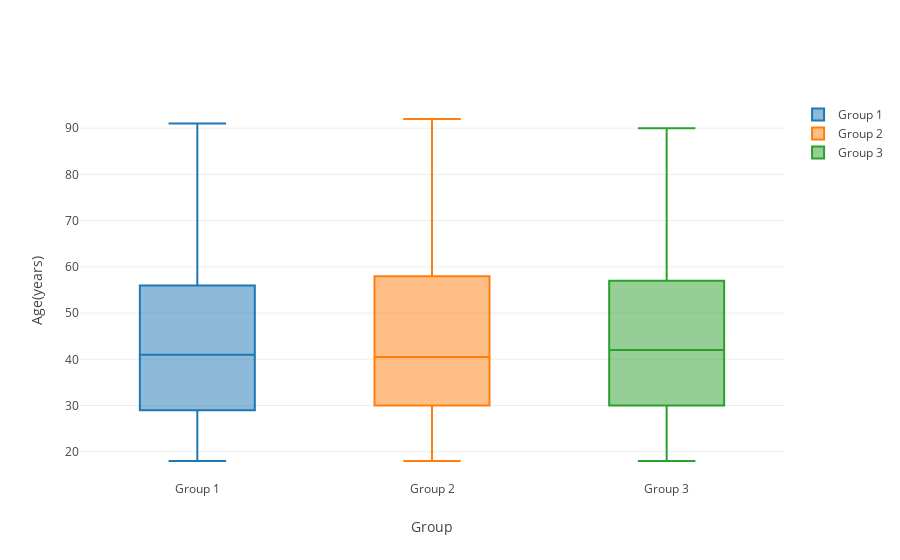

The notebook cell saved with this chart:
### Code cell
iplot(go.Figure(data=[g1, g2, g3], layout=boxlayout))

### Figure 1 — Plotly figure (JSON) as saved in the notebook; plotly's stock layout.template omitted (floating-point values rounded to 4 significant figures; data arrays with more than 128 entries replaced by an {"elided": "..."} marker saying what was removed)
{"data": [{"name": "Group 1", "type": "box", "uid": "91b448", "y": {"elided": "147 int values"}}, {"name": "Group 2", "type": "box", "uid": "f8bd00", "y": {"elided": "144 int values"}}, {"name": "Group 3", "type": "box", "uid": "6f974b", "y": {"elided": "159 int values"}}], "layout": {"autosize": true, "xaxis": {"autorange": true, "range": [-0.5, 2.5], "title": "Group", "type": "category"}, "yaxis": {"autorange": true, "range": [13.89, 96.11], "title": "Age(years)", "type": "linear"}}}
